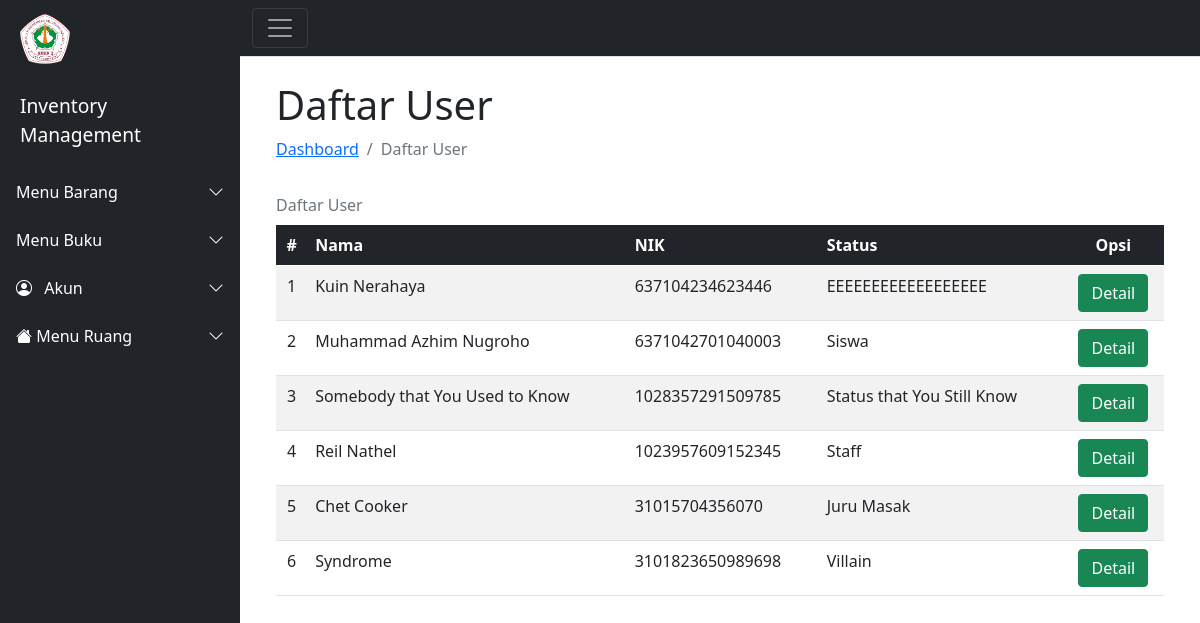
The page /contents/Barang/index.php?page=Userlist on the database as committed earlier.
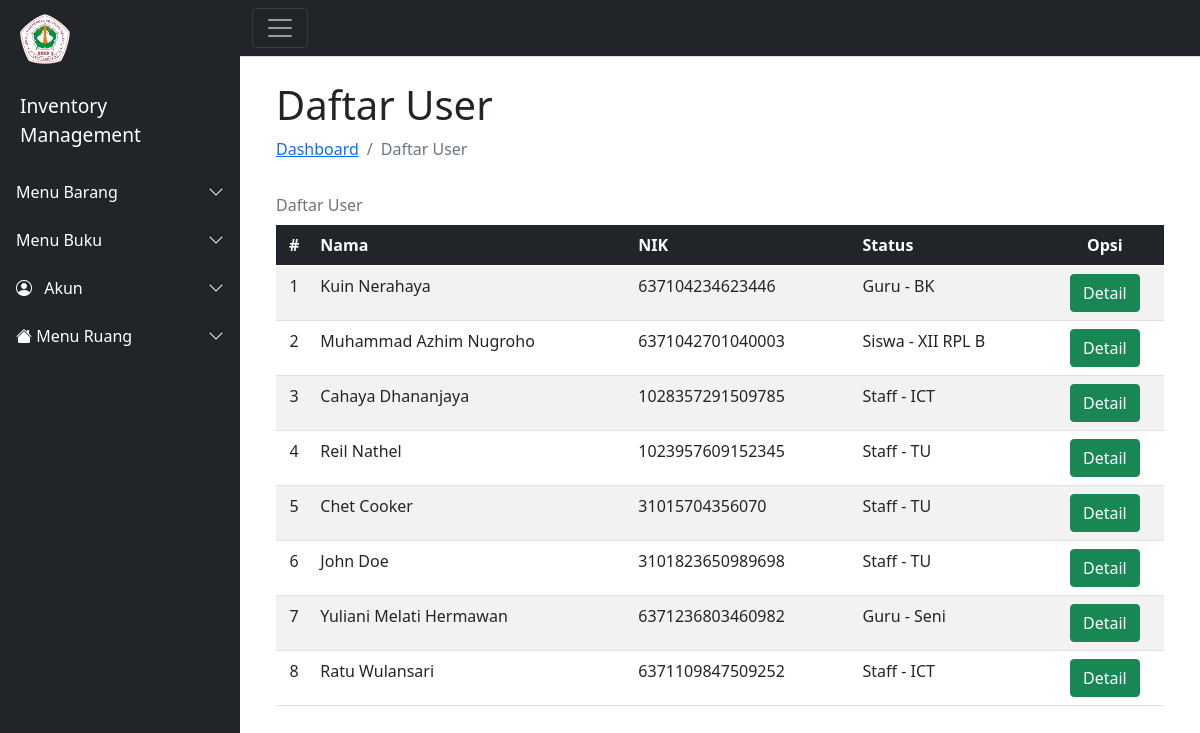
The same page on the database as committed later.
### tables this page shows
CREATE TABLE `tuser` (
  `idUser` int(11) NOT NULL,
  `username` varchar(30) NOT NULL,
  `password` varchar(255) NOT NULL,
  `role` enum('Superuser','Administrator','Guest') NOT NULL,
  `nik` varchar(16) DEFAULT NULL,
  `nama` varchar(30) NOT NULL,
  `fotoProfil` varchar(255) DEFAULT '''Assets/img/user/person-fill.svg''',
  `gender` enum('Laki-laki','Perempuan') NOT NULL,
  `agama` enum('Budha','Hindu','Islam','Katholik','Kristen') NOT NULL,
  `telpon` varchar(13) DEFAULT NULL,
  `email` varchar(30) DEFAULT NULL,
  `tanggalLahir` date DEFAULT NULL,
  `alamat` varchar(50) DEFAULT NULL,
  `status` varchar(50) DEFAULT NULL,
  `isDeleted` tinyint(1) NOT NULL DEFAULT '0'
);

### config/userfunctions.php (called while the page is built, shortened)
<?php
	require 'connect.php';
	function query($query) {
		global $db;
		$result = mysqli_query($db, $query);
		$rows = [];
		while( $row = mysqli_fetch_assoc($result) ) {
			$rows[] = $row;
		}
		return $rows;
	}
 ?>

### contents/User/tableuser.php (the view)
<?php
    require 'config/userfunctions.php';
    $users = query('SELECT * FROM tuser');
 ?>
<main>
    <div class="container-fluid px-4">
        <h1 class="mt-4">Daftar User</h1>
        <ol class="breadcrumb mb-4">
            <li class="breadcrumb-item"><a href="index.php">Dashboard</a></li>
            <li class="breadcrumb-item active">Daftar User</li>
        </ol>
        <table class="table caption-top table-striped">
            <caption>Daftar User</caption>
            <thead class="table-dark">
                <tr>
                    <th class="text-center">#</th>
                    <th>Nama</th>
                    <th>NIK</th>
                    <th>Status</th>
                    <th class="text-center">Opsi</th>
                </tr>
            </thead>
            <tbody class="">
                <?php $count = 1; ?>
                <?php foreach($users as $user) : ?>
            		<tr>
            			<td class="text-center"><?= $count; ?></td>
            			<td><?= $user['nama']; ?></td>
                        <td><?= $user['nik']; ?></td>
            			<td><?= $user['status']; ?></td>
            			<td class="text-center">
            				<a href="index.php?page=UserDetail&id=<?= $user['idUser']; ?>" class="btn btn-success">Detail</a>
            			</td>
            		</tr>
                    <?php $count++ ?>
                <?php endforeach; ?>
            </tbody>
        </table>
    </div>
</main>

### contents/Barang/index.php (shortened to what this page needs)
<!DOCTYPE html>
<html lang="en">
    <head>
        <link rel="stylesheet" href="https://cdn.jsdelivr.net/npm/bootstrap-icons@1.5.0/font/bootstrap-icons.css">
        <link href="Assets/css/indexstyles.css" rel="stylesheet" />
        <link rel="stylesheet" href="Assets/css/index.css">
        <link rel="stylesheet" type="text/css" href="https://cdnjs.cloudflare.com/ajax/libs/twitter-bootstrap/5.0.1/css/bootstrap.min.css"/>
        <link rel="stylesheet" type="text/css" href="https://cdn.datatables.net/v/bs5/dt-1.11.2/r-2.2.9/datatables.min.css"/>
    </head>
    <body>
        <?php include 'Assets/templates/navbar.php' ?>
        <div class="container-fluid">
            <?php
                if( isset($_GET['page']) ) {
                    $page = $_GET['page'];
                    switch ($page) {
                        case 'Userlist':
                            include 'contents/User/tableuser.php';
                            break;
                    }
                }else {
                    include 'contents/dashboard.php';
                }
             ?>
                </div>
            </div>
        </div>
    </body>
</html>

### Assets/templates/navbar.php (shortened to what this page needs)
<div class="d-flex" id="wrapper">
            <div class="bg-dark text-white" id="sidebar-wrapper">
                <a href="index.php">
                    <div class="sidebar-heading">
                        <img src="Assets/img/logosmkn2.png" alt="" width="50" class="">
                    </div>
                </a>
                <a href="index.php" style="color: white; text-decoration: none;">
                    <div class="sidebar-heading">Inventory Management</div>
                </a>
                <div class="list-group" id="listgroupnav">
                    <a class="nav-link nav-link-drop collapsed text-white pt-3" href="#" data-bs-toggle="collapse" data-bs-target="#collapse1" aria-expanded="false" aria-controls="collapse1">
                        Menu Barang
                        <div class="float-end">
                            <i class="bi bi-chevron-down"></i>
                        </div>
                    </a>
                    <a class="nav-link nav-link-drop collapsed text-white pt-3" href="#" data-bs-toggle="collapse" data-bs-target="#collapse2" aria-expanded="false" aria-controls="collapse2">
                        Menu Buku
                        <div class="float-end">
                            <i class="bi bi-chevron-down"></i>
                        </div>
                    </a>
                    <a class="nav-link nav-link-drop collapsed text-white pt-3" href="#" data-bs-toggle="collapse" data-bs-target="#collapse3" aria-expanded="false" aria-controls="collapse3">
                        <i class="bi bi-person-circle"></i>
                        <span class="ms-2">Akun</span>
                        <div class="float-end">
                            <i class="bi bi-chevron-down"></i>
                        </div>
                    </a>
                        <a class="nav-link nav-link-drop collapsed text-white pt-3" href="#" data-bs-toggle="collapse" data-bs-target="#collapse1" aria-expanded="false" aria-controls="collapse1">
                            <i class="bi bi-house-fill"></i>
                            Menu Ruang
                            <div class="float-end">
                                <i class="bi bi-chevron-down"></i>
                            </div>
                        </a>
                </div>
            </div>
            <div id="page-content-wrapper">
                <nav class="navbar navbar-dark bg-dark text-white border-bottom">
                    <div class="container-fluid ">
                        <button class="navbar-toggler" id="sidebarToggle"><span class="navbar-toggler-icon"></span></button>
                    </div>
                </nav>

Rows that differ between the two databases and show on the page:
changed tuser "Kuin Nerahaya": status "EEEEEEEEEEEEEEEEEE" → "Guru - BK"
changed tuser "Muhammad Azhim Nugroho": status "Siswa" → "Siswa - XII RPL B"
changed tuser: nama "Somebody that You Used to Know" → "Cahaya Dhananjaya"; status "Status that You Still Know" → "Staff - ICT"
changed tuser "Reil Nathel": status "Staff" → "Staff - TU"
changed tuser "Chet Cooker": status "Juru Masak" → "Staff - TU"
changed tuser: nama "Syndrome" → "John Doe"; status "Villain" → "Staff - TU"
added tuser: nama "Yuliani Melati Hermawan", nik "6371236803460982", status "Guru - Seni"
added tuser: nama "Ratu Wulansari", nik "6371109847509252", status "Staff - ICT"
